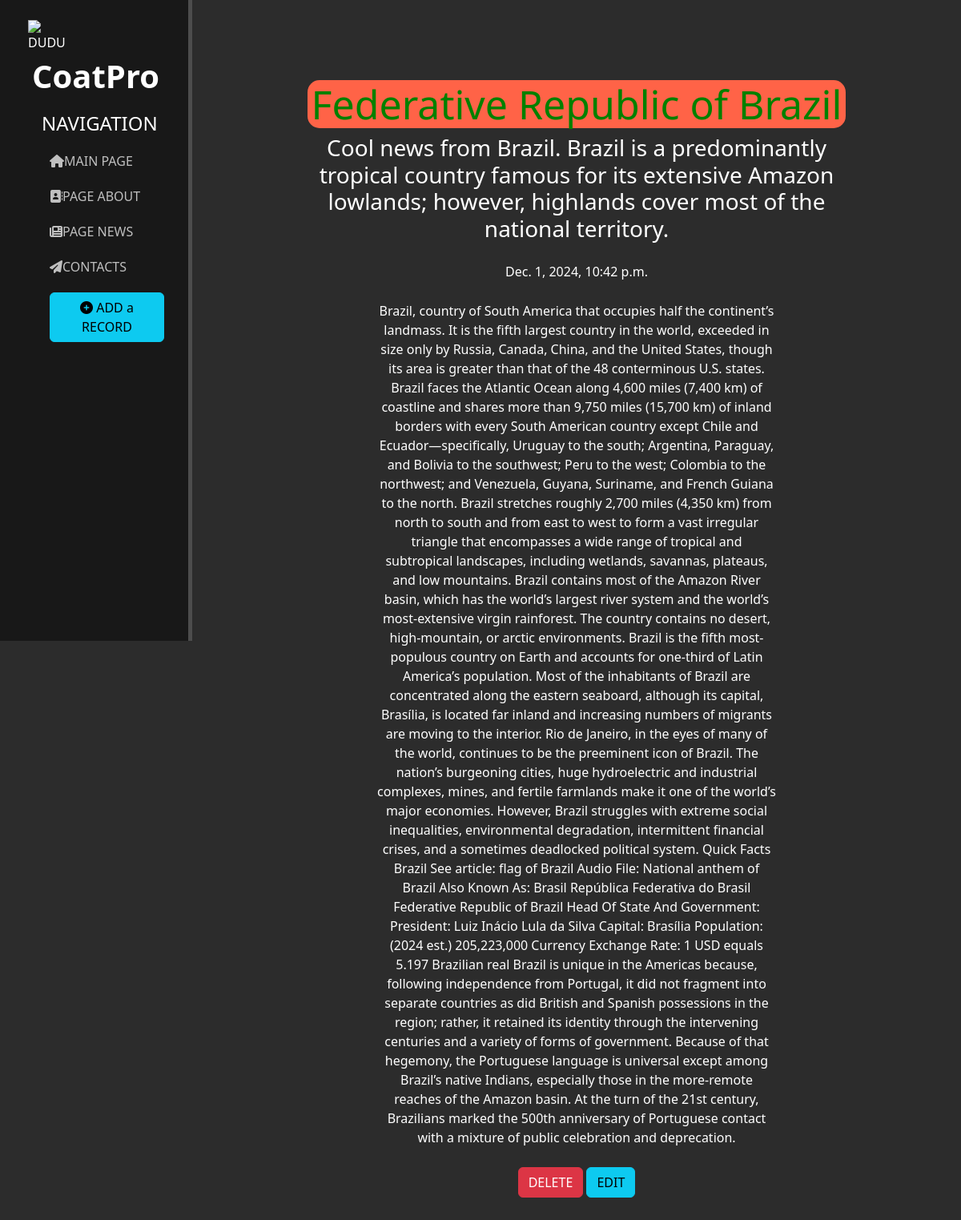
Screenshot of /news/1 with the database file from the repository.
### news/models.py (models this page shows, shortened)
class Articles(models.Model):
    title = models.CharField('Article_title', max_length = 50)
    anons = models.CharField('Announcement', max_length=250)
    full_text = models.TextField('Article')
    date = models.DateTimeField('Date of publication')

### news/views.py (the view)
# urls.py: path('<int:pk>', views.NewsDetailView.as_view(), name = 'news-detail'),
class NewsDetailView(DetailView):
    model =  Articles
    template_name = 'news/detailes_view.html'
    context_object_name = 'article'

### news/templates/news/detailes_view.html (shortened to what this page needs)
{% extends 'main/layout.html' %}
{% block content %}
    <div class="features" style="margin-bottom: 50px">
        <h1 class="page_title" style="background-color:rgb(255, 99, 71); color:green;">{{ article.title }}</h1>
        <h3>{{ article.anons }}</h3>
        <p>{{ article.date }}</p>
        <p>{{ article.full_text }}</p>
        <a href="{% url 'news-delete' article.id %}" class="btn btn-danger" >DELETE</a>
        <a href="{% url 'news-update' article.id %}" class="btn btn-info" >EDIT</a>
    </div>
{% endblock  %}

### main/static/main/css/main.css (style rules this page uses)
body { background: #2c2c2c; }
.page_title { border-radius: 15px; }
main .features { color: #fff; margin-top: 100px; margin-left: auto; margin-right: auto; text-align: center; width: 70%; }
main .features h1 { font-size: 50px; }
main .features p { max-width: 500px; margin: 25px auto; }

### main/templates/main/layout.html (style rules this page uses)
a { text-decoration: none; }

### rows the page displays
Articles: title "Federative Republic of Brazil", anons "Cool news from Brazil. Brazil is a predominantly tropical country famous for its extensive Amazon lowlands; however, highlands cover most of the national territory.", date "Dec. 1, 2024, 10:42 p.m.", full_text "Brazil, country of South America that occupies half the continent’s landmass. It is the fifth largest country in the world, exceeded in size only by Russia, Canada, China, and the United States, though its area is greater than that of the 48 conterminous U.S. states. Brazil faces the Atlantic Ocean along 4,600 miles (7,400 km) of coastline and shares more than 9,750 miles (15,700 km) of inland borders with every South American country except Chile and Ecuador—specifically, Uruguay to the south; Argentina, Paraguay, and Bolivia to the southwest; Peru to the west; Colombia to the northwest; and Venezuela, Guyana, Suriname, and French Guiana to the north. Brazil stretches roughly 2,700 miles…"
